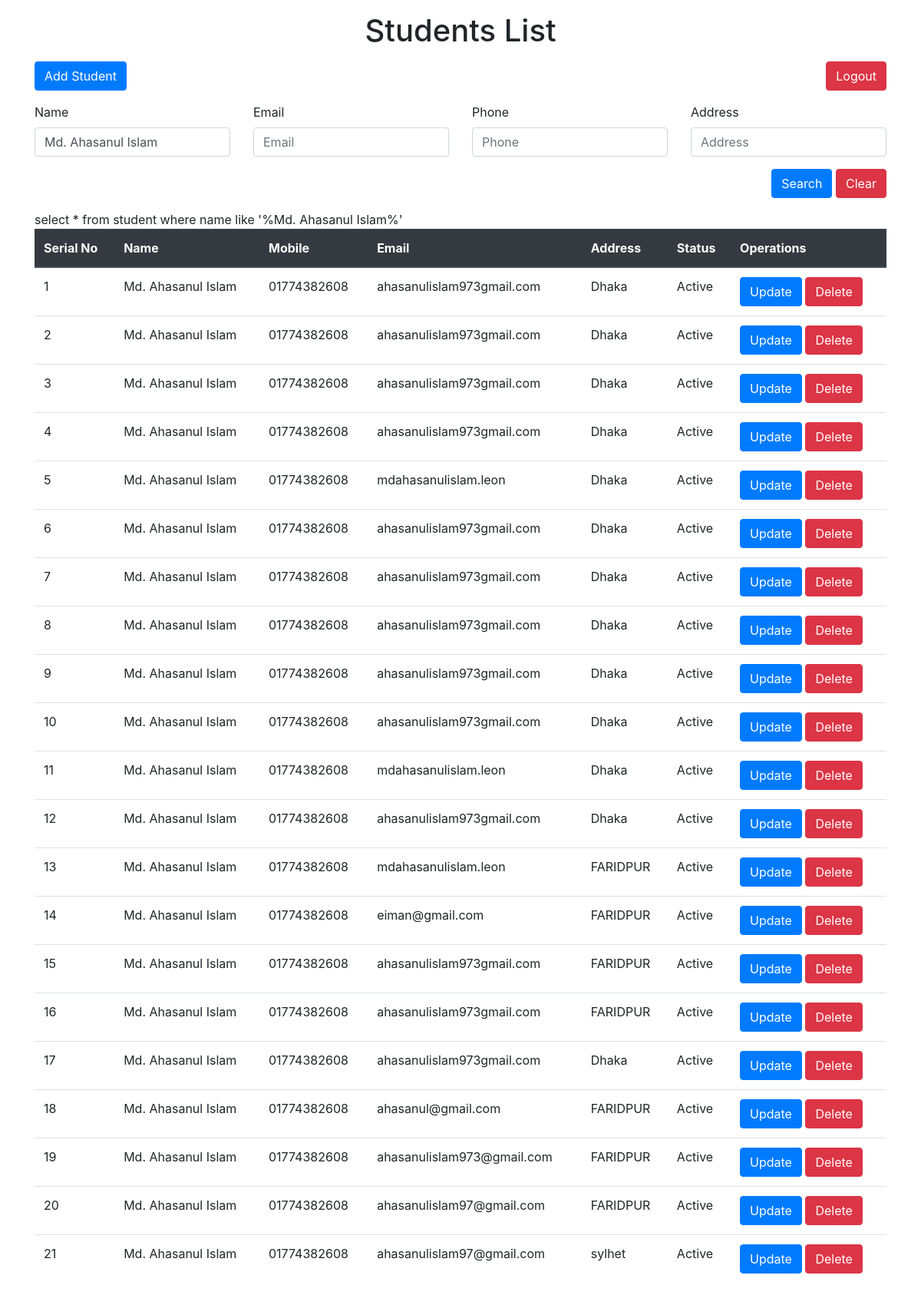
Page /students.php?name=Md. Ahasanul Islam (signed in) on the committed database.
### tables this page shows
CREATE TABLE `student` (
  `id` int(11) NOT NULL,
  `name` varchar(50) DEFAULT NULL,
  `mobile` varchar(16) DEFAULT NULL,
  `email` varchar(50) DEFAULT NULL,
  `address` varchar(100) DEFAULT NULL,
  `status` enum('Active','Inactive') DEFAULT NULL,
  `created_by` int(11) NOT NULL DEFAULT 0,
  `updated_by` int(11) NOT NULL DEFAULT 0,
  `created_at` datetime DEFAULT NULL,
  `updated_at` datetime DEFAULT NULL
);

### students.php (the view, shortened to what this page needs)
<?php
require_once 'connection.php';
if (isset($_SESSION['user_name'])) {
    ?>
    <!DOCTYPE html>
    <html>
    <head>
        <link rel="stylesheet" href="https://cdn.jsdelivr.net/npm/bootstrap@4.4.1/dist/css/bootstrap.min.css">
    </head>
    <body>
    <div class="container my-3">
        <h1 class="text-center">Students List</h1>
        <div class="row my-3">
            <div class="col-6">
                <button type="button" class="btn btn-primary" data-toggle="modal" data-target="#exampleModal">
                    Add Student
                </button>
            </div>
            <div class="col-6 text-right">
                <a href="logout.php" class="btn btn-danger" role="button"
                   aria-pressed="true">Logout</a>
            </div>
        </div>
        <form method="get" action="">
            <div class="row my-3">
                <div class="col-3">
                    <label for="name" class="form-label">Name</label>
                    <input type="text" id="name" class="form-control"
                           value="<?php echo isset($_GET['name']) ? $_GET['name'] : ''; ?>" placeholder="Name"
                           name="name">
                </div>
                <div class="col-3">
                    <label for="email" class="form-label">Email</label>
                    <input type="text" id="email" class="form-control"
                           value="<?php echo isset($_GET['email']) ? $_GET['email'] : ''; ?>" placeholder="Email"
                           name="email">
                </div>
                <div class="col-3">
                    <label for="phone" class="form-label">Phone</label>
                    <input type="text" id="phone" class="form-control" placeholder="Phone"
                           value="<?php echo isset($_GET['phone']) ? $_GET['phone'] : ''; ?>" name="phone">
                </div>
                <div class="col-3">
                    <label for="address" class="form-label">Address</label>
                    <input type="text" id="address" class="form-control" placeholder="Address"
                           value="<?php echo isset($_GET['address']) ? $_GET['address'] : ''; ?>" name="address">
                </div>
                <div class="col-12 text-right mt-3">
                    <button type="submit" class="btn btn-primary">Search</button>
                    <a href="students.php" class="btn btn-danger" role="button"
                       aria-pressed="true">Clear</a>
                </div>
            </div>
        </form>
        <div id="displayData">
            <table class="table">
                <thead class="thead-dark">
                <tr>
                    <th scope="col">Serial No</th>
                    <th scope="col">Name</th>
                    <th scope="col">Mobile</th>
                    <th scope="col">Email</th>
                    <th scope="col">Address</th>
                    <th scope="col">Status</th>
                    <th scope="col">Operations</th>
                </tr>
                </thead>
                <?php
                $sql = "select * from student";
                if (isset($_GET['name']) && !empty($_GET['name'])) {
                    $sql .= " where name like '%{$_GET['name']}%' ";
                }
                $result = mysqli_query($con, $sql);
                $number = 1;
                while ($rows = mysqli_fetch_assoc($result)) {
                    $id = $rows['id'];
                    $name = $rows['name'];
                    $mobile = $rows['mobile'];
                    $email = $rows['email'];
                    $address = $rows['address'];
                    $status = $rows['status'];
                    ?>
                    <tr>
                        <td scope="row"><?php echo $number; ?></td>
                        <td><?php echo $name; ?></td>
                        <td><?php echo $mobile; ?></td>
                        <td><?php echo $email; ?></td>
                        <td><?php echo $address; ?></td>
                        <td><?php echo $status; ?></td>
                        <td>
                            <button class="btn btn-primary" onclick="updateuser(<?php echo $id; ?>)">Update</button>
                            <button class="btn btn-danger" onclick="deleteuser(<?php echo $id; ?>)">Delete</button>
                        </td>
                    </tr>
                    <?php
                    $number++;
                }
                ?>
            </table>
        </div>
    </body>
    </html>
    <?php
} else {
    header("Location:index.php");
}
?>

### rows in the picture
student: name "Md. Ahasanul Islam", mobile "01774382608", email "ahasanulislam973gmail.com", address "Dhaka", status "Active"
student: name "Md. Ahasanul Islam", mobile "01774382608", email "ahasanulislam973gmail.com", address "Dhaka", status "Active"
student: name "Md. Ahasanul Islam", mobile "01774382608", email "ahasanulislam973gmail.com", address "Dhaka", status "Active"
student: name "Md. Ahasanul Islam", mobile "01774382608", email "ahasanulislam973gmail.com", address "Dhaka", status "Active"
student: name "Md. Ahasanul Islam", mobile "01774382608", email "mdahasanulislam.leon", address "Dhaka", status "Active"
student: name "Md. Ahasanul Islam", mobile "01774382608", email "ahasanulislam973gmail.com", address "Dhaka", status "Active"
student: name "Md. Ahasanul Islam", mobile "01774382608", email "ahasanulislam973gmail.com", address "Dhaka", status "Active"
student: name "Md. Ahasanul Islam", mobile "01774382608", email "ahasanulislam973gmail.com", address "Dhaka", status "Active"
student: name "Md. Ahasanul Islam", mobile "01774382608", email "ahasanulislam973gmail.com", address "Dhaka", status "Active"
student: name "Md. Ahasanul Islam", mobile "01774382608", email "ahasanulislam973gmail.com", address "Dhaka", status "Active"
student: name "Md. Ahasanul Islam", mobile "01774382608", email "mdahasanulislam.leon", address "Dhaka", status "Active"
student: name "Md. Ahasanul Islam", mobile "01774382608", email "ahasanulislam973gmail.com", address "Dhaka", status "Active"
student: name "Md. Ahasanul Islam", mobile "01774382608", email "mdahasanulislam.leon", address "FARIDPUR", status "Active"
student: name "Md. Ahasanul Islam", mobile "01774382608", email "eiman@gmail.com", address "FARIDPUR", status "Active"
student: name "Md. Ahasanul Islam", mobile "01774382608", email "ahasanulislam973gmail.com", address "FARIDPUR", status "Active"
student: name "Md. Ahasanul Islam", mobile "01774382608", email "ahasanulislam973gmail.com", address "FARIDPUR", status "Active"
student: name "Md. Ahasanul Islam", mobile "01774382608", email "ahasanulislam973gmail.com", address "Dhaka", status "Active"
student: name "Md. Ahasanul Islam", mobile "01774382608", email "ahasanul@gmail.com", address "FARIDPUR", status "Active"
student: name "Md. Ahasanul Islam", mobile "01774382608", email "ahasanulislam973@gmail.com", address "FARIDPUR", status "Active"
student: name "Md. Ahasanul Islam", mobile "01774382608", email "ahasanulislam97@gmail.com", address "FARIDPUR", status "Active"
student: name "Md. Ahasanul Islam", mobile "01774382608", email "ahasanulislam97@gmail.com", address "sylhet", status "Active"
